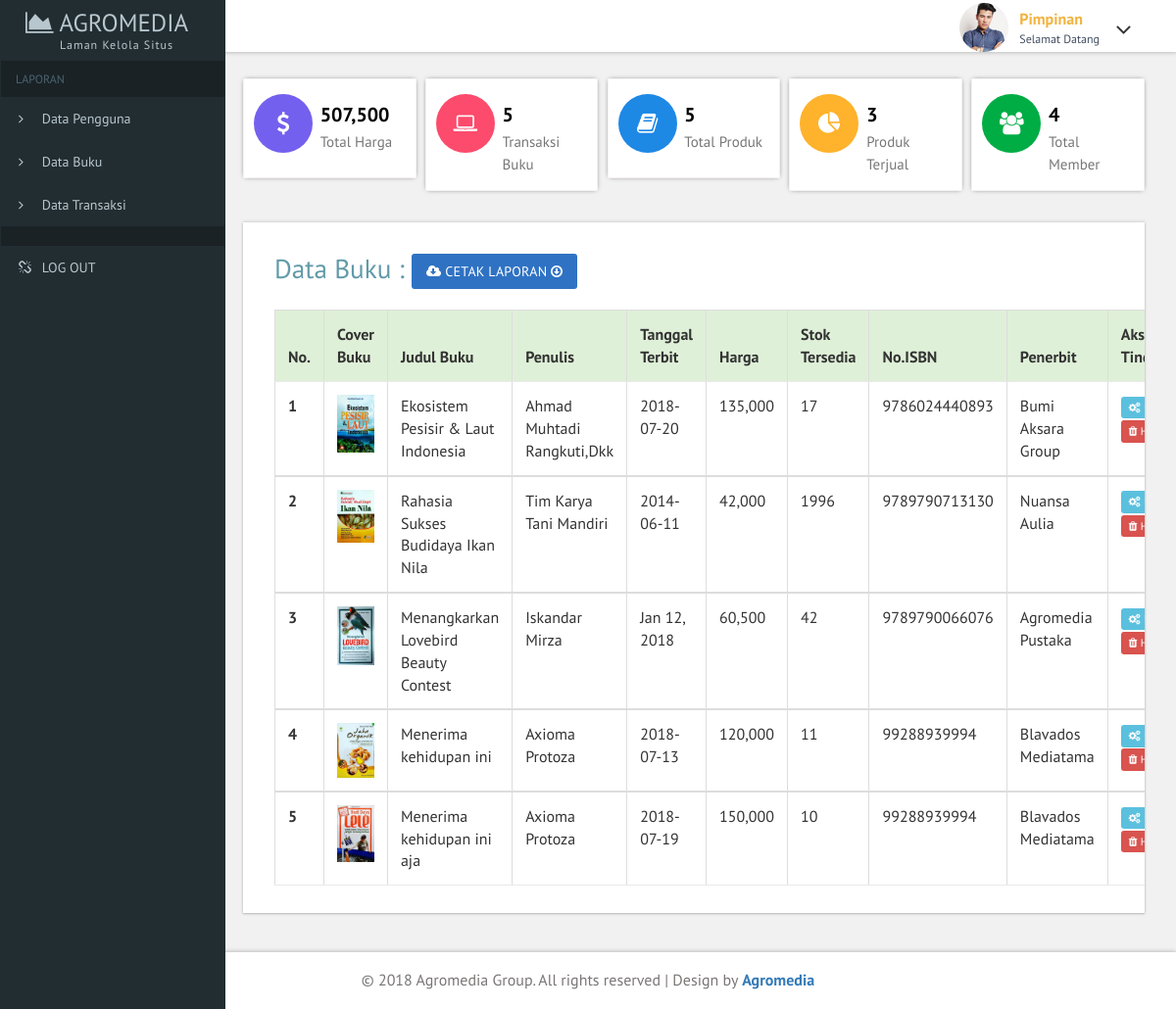
/pimpinan/laporan_buku.php, run on the app's committed database.
### tables this page shows
CREATE TABLE IF NOT EXISTS `stok_buku` (
`id_produk` int(10) NOT NULL,
  `nama_produk` varchar(50) NOT NULL,
  `harga` int(10) NOT NULL,
  `photo` text NOT NULL,
  `kategori` varchar(30) NOT NULL,
  `keterangan` varchar(5000) NOT NULL,
  `stok_buku` int(5) NOT NULL,
  `best_seller` int(2) NOT NULL
);

### pimpinan/laporan_buku.php (the view, shortened to what this page needs)
<!DOCTYPE HTML>
<html>
<head>
<link href="css/bootstrap.css" rel='stylesheet' type='text/css' />
<link href="css/style.css" rel='stylesheet' type='text/css' />
<link href="css/font-awesome.css" rel="stylesheet">
<link href='css/SidebarNav.min.css' media='all' rel='stylesheet' type='text/css'/>
<link href="css/custom.css" rel="stylesheet">
</head>
<body class="cbp-spmenu-push">
	<div class="main-content">
	<div class="cbp-spmenu cbp-spmenu-vertical cbp-spmenu-left" id="cbp-spmenu-s1">
		<aside class="sidebar-left">
      <nav class="navbar navbar-inverse">
          <div class="navbar-header">
            <h1><a class="navbar-brand" href="index_pimpinan.php"><span class="fa fa-area-chart"></span> Agromedia<span class="dashboard_text">Laman Kelola Situs</span></a></h1>
          </div>
          <div class="collapse navbar-collapse" id="bs-example-navbar-collapse-1">
            <ul class="sidebar-menu">
              <li class="header">LAPORAN</li>
              <li><a href="laporan_pengguna.php"><i class="fa fa-angle-right text-red"></i> <span>Data Pengguna</span></a></li>
              <li><a href="laporan_buku.php"><i class="fa fa-angle-right text-yellow"></i> <span>Data Buku</span></a></li>
              <li><a href="laporan_penjualan.php"><i class="fa fa-angle-right text-aqua"></i> <span>Data Transaksi</span></a></li>
              <li class="header"></li>
              <li><a href="logout.php"><i class="fa fa-unlink"></i> <span>LOG OUT</span></a></li>
            </ul>
          </div>
      </nav>
    </aside>
	</div>
		<div class="sticky-header header-section ">
			<div class="header-right">
				<div class="profile_details">
					<ul>
						<li class="dropdown profile_details_drop">
							<a href="#" class="dropdown-toggle" data-toggle="dropdown" aria-expanded="false">
								<div class="profile_img">
									<span class="prfil-img"><img src="images/2.jpg" alt=""> </span>
									<div class="user-name">
										<p>Pimpinan</p>
										<span>Selamat Datang</span>
									</div>
									<i class="fa fa-angle-down lnr"></i>
									<div class="clearfix"></div>
								</div>
							</a>
						</li>
					</ul>
				</div>
				<div class="clearfix"> </div>
			</div>
			<div class="clearfix"> </div>
		</div>
		<div id="page-wrapper">
			<div class="main-page">
        <div class="col_3">
          <div class="col-md-3 widget widget1">
            <div class="r3_counter_box">
                    <i class="pull-left fa fa-dollar icon-rounded"></i>
                    <div class="stats">
                      <h5><strong>
                        <?php
                            $a=mysql_query("select sum(stok_buku.harga) from stok_buku");
                           while($b=mysql_fetch_array($a)) {
                           echo "".number_format($b[0])."";
                           }
                           ?>
                      </strong></h5>
                      <span>Total Harga</span>
                    </div>
                </div>
          </div>
          <div class="col-md-3 widget widget1">
            <div class="r3_counter_box">
                    <i class="pull-left fa fa-laptop user1 icon-rounded"></i>
                    <div class="stats">
                      <?php
                           $a=mysql_query("select * from penjualan");
                           $jumlah_penjual = mysql_num_rows($a);
                           echo "<h5><strong>$jumlah_penjual</strong></h5>";
                      ?>
                      <span>Transaksi Buku</span>
                    </div>
                </div>
          </div>
          <div class="col-md-3 widget widget1">
            <div class="r3_counter_box">
                    <i class="pull-left fa fa-book user2 icon-rounded"></i>
                    <div class="stats">
                      <?php
                          $a=mysql_query("select * from stok_buku");
                          $jumlah_penjual = mysql_num_rows($a);
                          echo "<h5><strong>$jumlah_penjual</strong></h5>";
                      ?>
                      <span>Total Produk</span>
                    </div>
                </div>
          </div>
          <div class="col-md-3 widget widget1">
            <div class="r3_counter_box">
                    <i class="pull-left fa fa-pie-chart dollar1 icon-rounded"></i>
                    <div class="stats">
                      <?php
                          $a=mysql_query("select distinct(id_produk) from penjualan");
                          $jumlah_penjual = mysql_num_rows($a);
                          echo "<h5><strong>$jumlah_penjual</strong></h5>";
                      ?>
                      <span>Produk Terjual</span>
                    </div>
                </div>
           </div>
          <div class="col-md-3 widget">
            <div class="r3_counter_box">
                    <i class="pull-left fa fa-users dollar2 icon-rounded"></i>
                    <div class="stats">
                              <?php
                                $a=mysql_query("select * from member");
                                $jumlah_member = mysql_num_rows($a);
                                echo "<h5><strong>$jumlah_member</strong></h5>";
                              ?>
                      <span>Total Member</span>
                    </div>
                </div>
           </div>
    </div>
	   <?php
    function tabel(){ ?>
      <div class="tables">
                    <div class="table-responsive bs-example widget-shadow">
                      <div class = "colmd-2">
                        <h2 class="title1">Data Buku :
                         <a class='btn btn-success btn-md hvr-icon-down col-3' href='cetak_buku.php' target="_blank"><i class='fa fa-cloud-download'></i> Cetak Laporan</a></h2>
                      </div>
                      <table class="table table-bordered table-hover">
                        <thead>
                          <tr class="success">
                            <th>No.</th>
                            <th>Cover Buku</th>
                            <th>Judul Buku</th>
                            <th>Penulis</th>
                            <th>Tanggal Terbit</th>
                            <th>Harga</th>
                            <th>Stok Tersedia</th>
                            <th>No.ISBN</th>
                            <th>Penerbit</th>
                            <th>Aksi Tindakan</th>
                          </tr>
                        </thead>
                        <?php
                            $page = (isset($_GET['page']))? $_GET['page'] : 1;
                            $limit = 10;
                            $limit_start = ($page - 1) * $limit;
                            $sql=mysql_query("select id_produk, nama_produk, harga, photo, kategori, keterangan, stok_buku from stok_buku limit ".$limit_start.",".$limit);
                            $no = $limit_start + 1;
                            while ($b=mysql_fetch_array($sql)){
                              $nama_buku=$b[1];
                              $harga=$b[2];
                              $foto =$b[3];
                              $stok=$b[6];
                              $string=$b[5];
                                list($penulis, $halaman, $tgl_terbit, $isbn, $bahasa, $penerbit, $berat, $deskripsi) = explode("|", $string);
                        ?>
                        <tbody>
                          <tr>
                            <th scope="row"><?php echo $no;?></th>
                            <td><img src="../images/buku/<?php echo $foto;?>" width="100%" height="30%"></td>
                            <td><?php echo $nama_buku;?></td>
                            <td><?php echo $penulis;?></td>
                            <td><?php echo $tgl_terbit;?></td>
                            <td><?php echo number_format($harga);?></td>
                            <td><?php echo $stok;?></td>
                            <td><?php echo $isbn;?></td>
                            <td><?php echo $penerbit;?></td>
                            <td>
                              <form method="post">
                                <a class='btn btn-info btn-xs' href='kelola_buku.php?aksi=ubah&id_produk=<?php echo $b[0];?>'><i class='fa fa-cogs'></i> Ubah Data</a>
                                <a class='btn btn-danger btn-xs' href='kelola_buku.php?aksi=hapus&id_produk=<?php echo $b[0];?>'><i class='fa fa-trash'></i> Hapus Data</a>
                              </form>
                            </td>
                          </tr>
                        </tbody>
                        <?php $no++;
                        }
                        ?>
                      </table>
          </div>
          </div>
        </div>
		</div>
    <?php }
    if (isset($_GET['aksi'])){
              switch($_GET['aksi']){
                case "cetak":
                  insert();
                  tabel();
                  break;
                case "update":
                  update();
                  tabel();
                  break;
                case "ubah":
                  ubah();
                  tabel();
                  break;
                case "hapus":
                  hapus();
                  break;
                case "tambah":
                  tambah();
                  tabel();
                  break;
                default:
                  echo "<h3>Aksi <i>".$_GET['aksi']."</i> tidaka ada!</h3>";
                  tambah();
                  tampil_data();
              }
            } else {
              tabel();
            }
        ?>
	<div class="footer">
	   <p>© 2018 Agromedia Group. All rights reserved | Design by <a href="#">Agromedia</a></p>
	</div>
	</div>
</body>
</html>

### pimpinan/css/custom.css (style rules this page uses)
#page-wrapper { padding:5em 2em 2.5em; background-color: #F1F1F1; }

### data on the page
stok_buku: photo (picture), nama_produk "Ekosistem Pesisir & Laut Indonesia", penulis "Ahmad Muhtadi Rangkuti,Dkk", tgl_terbit "2018-07-20", harga "135,000", stok_buku "17", isbn "9786024440893", penerbit "Bumi Aksara Group"
stok_buku: photo (picture), nama_produk "Rahasia Sukses Budidaya Ikan Nila", penulis "Tim Karya Tani Mandiri", tgl_terbit "2014-06-11", harga "42,000", stok_buku "1996", isbn "9789790713130", penerbit "Nuansa Aulia"
stok_buku: photo (picture), nama_produk "Menangkarkan Lovebird Beauty Contest", penulis "Iskandar Mirza", tgl_terbit "Jan 12, 2018", harga "60,500", stok_buku "42", isbn "9789790066076", penerbit "Agromedia Pustaka"
stok_buku: photo (picture), nama_produk "Menerima kehidupan ini", penulis "Axioma Protoza", tgl_terbit "2018-07-13", harga "120,000", stok_buku "11", isbn "99288939994", penerbit "Blavados Mediatama"
stok_buku: photo (picture), nama_produk "Menerima kehidupan ini aja", penulis "Axioma Protoza", tgl_terbit "2018-07-19", harga "150,000", stok_buku "10", isbn "99288939994", penerbit "Blavados Mediatama"

### other printed values
$b[0] "507,500"
$jumlah_penjual "5"
$jumlah_penjual "3"
$jumlah_member "4"
